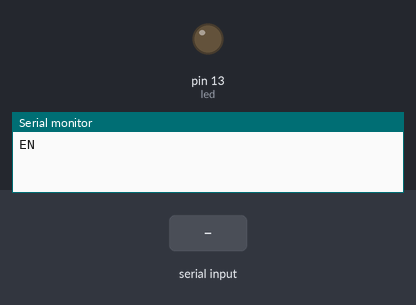
Bench run of a sketch on a simulated Arduino Uno, built with avr-gcc and run on an emulated ATmega328P. On the bench: output pins drawn as LEDs (lit = HIGH), the last lines printed to the serial monitor. Inputs (shaded band) come from the test bench.

Above: at 1.2 s.
1.3 s: "1" received over the second serial link
At 1.8 s:
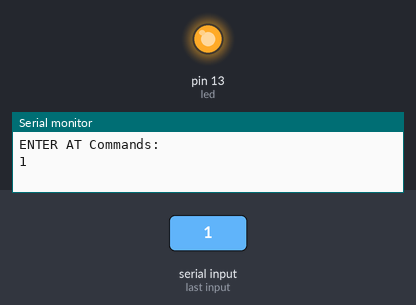
Timing chart, 0 to 4.3 s (numbered marks = the images above; inputs shaded):
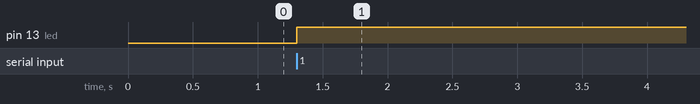

Measured:
- after the input at 1.3 s, pin 13 (led): LOW → HIGH at once

The sketch:

sketch_jun27b.ino
```cpp
#include <SoftwareSerial.h>

SoftwareSerial hc05(2,3);
int led = 13;
char val;

void setup(){
  //Initialize Serial Monitor
  Serial.begin(9600);
  Serial.println("ENTER AT Commands:");
  pinMode(led, OUTPUT);
  //Initialize Bluetooth Serial Port
  hc05.begin(9600);
  Serial.begin(9600);
}

void loop(){
  //Write data from HC06 to Serial Monitor
  if (hc05.available()){
    Serial.write(hc05.read());
  }

  //Write from Serial Monitor to HC06
  if (Serial.available()){
    hc05.write(Serial.read());
  }

  while(hc05.available()>0)
  {
    val = hc05.read();
    Serial.println(val);
  }

  if(val == '1'){
    digitalWrite(led, HIGH);
  }
  else if(val == '2'){
    digitalWrite(led, LOW);
  }
}
```
